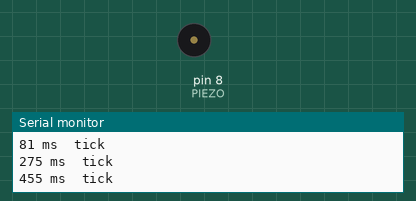
The sketch below on a simulated Arduino Uno, built with avr-gcc and run on an emulated ATmega328P. Shown: buzzer (waves = sounding), the last lines printed to the serial monitor.

Above: at 0.6 s.
At 4.4 s:
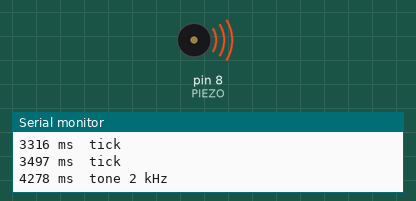
Timing chart, 0 to 7.1 s (numbered marks = the images above):
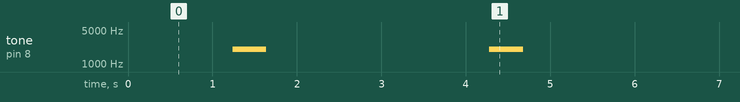

The sketch:

02_piezo.ino
```cpp
// BENCH TEST 02: PIEZO
//
// Does the piezo click? Run this before the session.
//
// The lab has no DRV2605L haptic driver, so this drives a bare piezo element
// straight from a pin. That is fine: a piezo is a capacitor, it draws almost
// nothing, and it does not need a transistor the way the motor does.
//
// PINS
//   D8         ->  piezo, one leg
//   GND         ->  piezo, other leg
//
//   Drawer 6F, 69 in stock. No breakout board, no driver, no resistor.
//
// A piezo is sharp and shallow: a tick, not a thump. That contrast against
// the coin motor is the point of having both on the table.

#include "logger.h"

const int PIEZO = 8;

void setup() {
  pinMode(PIEZO, OUTPUT);
  logBegin("BENCH 02  piezo", "D8 -> piezo, other leg -> GND");
}

void loop() {
  // Three sharp ticks. A single edge is enough to hear a piezo click.
  for (int i = 0; i < 3; i++) {
    logEvent("tick");
    digitalWrite(PIEZO, HIGH);
    delayMicroseconds(150);
    digitalWrite(PIEZO, LOW);
    delay(180);
  }

  delay(600);

  // A tone, to prove the same part can also make a sound rather than a click.
  logEvent("tone 2 kHz");
  tone(PIEZO, 2000);
  delay(400);
  noTone(PIEZO);

  delay(1500);
}
```

logger.h
```cpp
// Shared logger. The same file sits in every sketch folder, so the Serial
// Monitor looks the same whichever sketch you uploaded.
//
// You do not need to install anything. The Arduino IDE compiles every file
// next to the .ino, so this is picked up automatically.
//
// Why it exists: at a bench, "tick" on its own does not tell you whether you
// uploaded the right sketch to the right board. logBegin() prints a banner
// that names the sketch and the pins, so one glance confirms it.

#pragma once
#include <Arduino.h>

// Opens the port and prints the banner. Call this first in setup().
//   name  what this sketch is, e.g. "02 piezo"
//   pins  the wiring in one line, e.g. "D8 -> piezo, other leg -> GND"
inline void logBegin(const char *name, const char *pins) {
  Serial.begin(9600);
  while (!Serial && millis() < 2000) { }   // USB boards; Uno passes straight through

  Serial.println();
  Serial.println(F("========================================"));
  Serial.print(F("  "));
  Serial.println(name);
  Serial.print(F("  pins: "));
  Serial.println(pins);
  Serial.println(F("========================================"));
}

// One event, timestamped. Use for anything that happens: "tick", "tap", "WARM".
// The timestamp is what makes a rhythm legible when you cannot hear it well.
inline void logEvent(const char *msg) {
  Serial.print(millis());
  Serial.print(F(" ms  "));
  Serial.println(msg);
}

// An event with a number attached, e.g. logValue("strength", 130).
inline void logValue(const char *label, long value) {
  Serial.print(millis());
  Serial.print(F(" ms  "));
  Serial.print(label);
  Serial.print(F(" = "));
  Serial.println(value);
}

// A line the student is meant to act on, set apart from the event stream.
inline void logHint(const char *msg) {
  Serial.print(F(">>> "));
  Serial.println(msg);
}

// NOTE ON THE SERIAL PLOTTER
// Sketches that draw a graph (04 capacitive, analog_monitor) must print bare
// numbers separated by spaces, and nothing else, or the plotter cannot parse
// them. Those sketches use logBegin() for the banner and then print raw
// numbers directly. Do not wrap their data lines in logEvent().
```

Measured:
- by itself, tone on pin 8 (PIEZO): alternates 2000 Hz for 0.40 s and silent for 2.6 s
